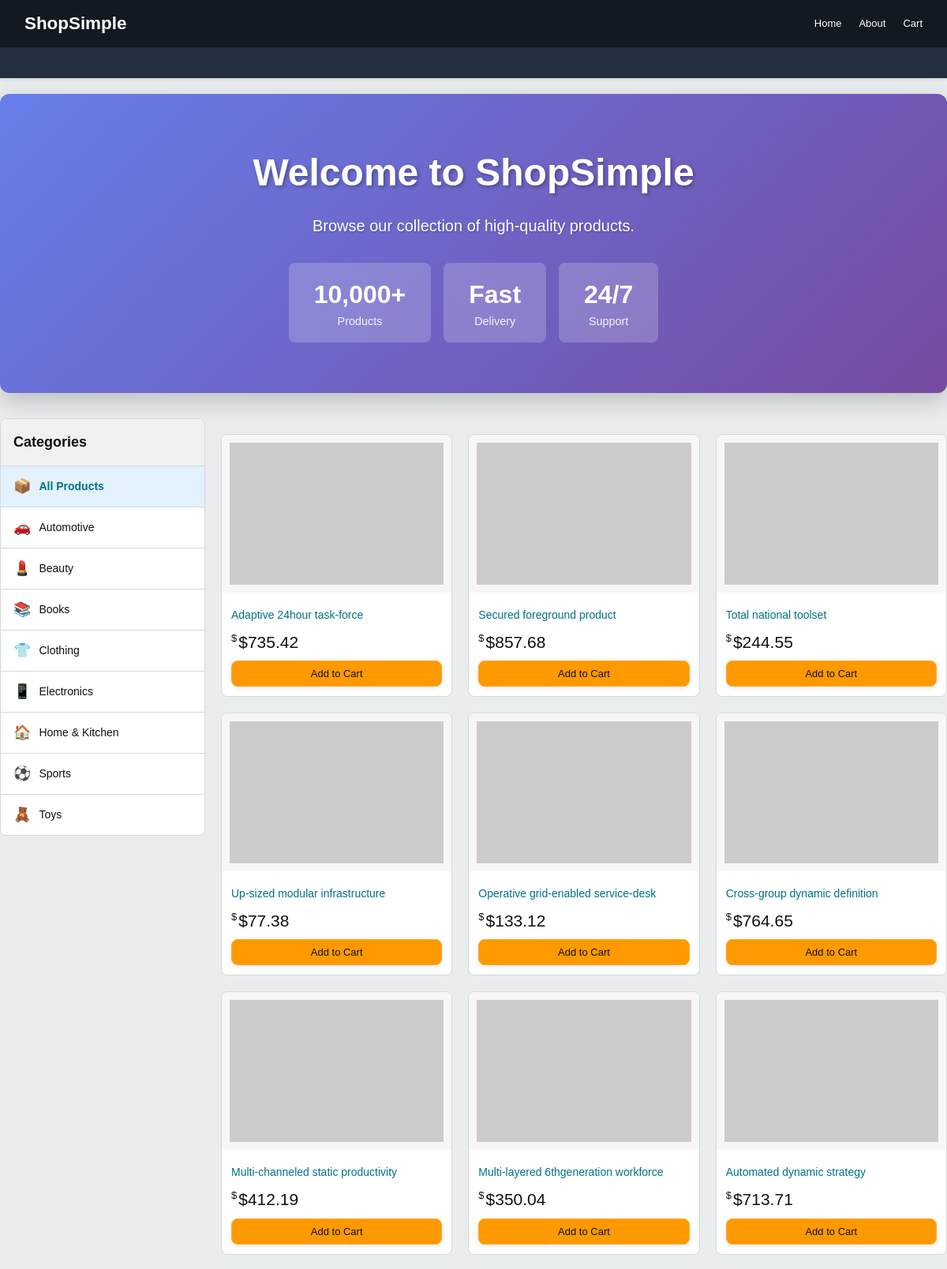
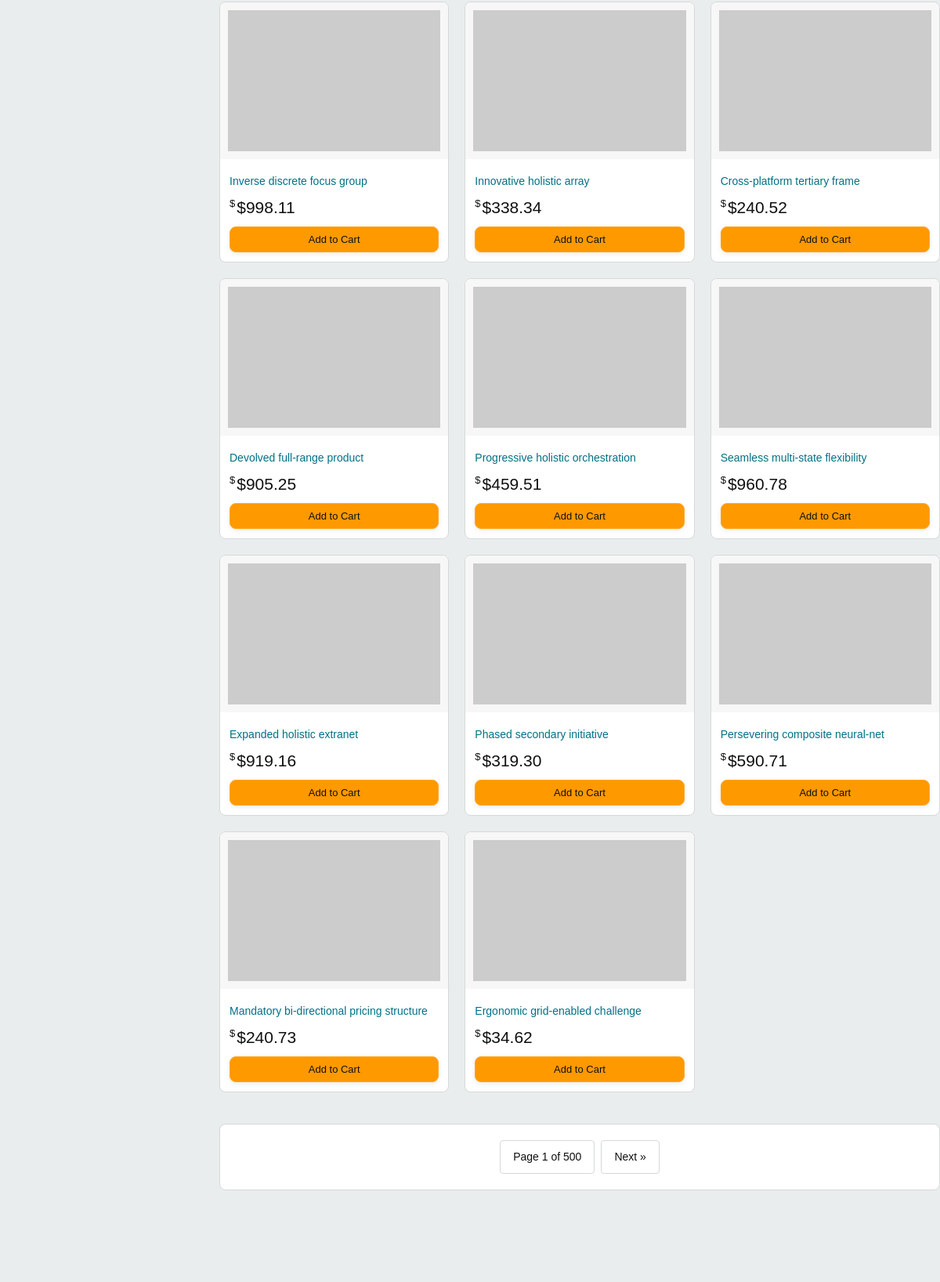
The page / (upper part) on the database its author committed (2 pictures, top to bottom).
### models.py (models this page shows, shortened)
class Product(db.Model):
    __tablename__ = 'products'
    id = db.Column(db.Integer, primary_key=True)
    name = db.Column(db.String(200), nullable=False)
    description = db.Column(db.Text)
    price = db.Column(db.Float, nullable=False)
    image_url = db.Column(db.String(500))
    stock_quantity = db.Column(db.Integer, default=0)
    category = db.Column(db.String(100), default='General')
    created_at = db.Column(db.DateTime, default=datetime.utcnow)

### app.py (the view)
@app.route('/')
def index():
    page = request.args.get('page', 1, type=int)
    category = request.args.get('category', None)
    per_page = 20
    categories = db.session.query(Product.category).distinct().order_by(Product.category).all()
    categories = [c[0] for c in categories if c[0]]
    if category:
        products = Product.query.filter_by(category=category).paginate(page=page, per_page=per_page, error_out=False)
    else:
        products = Product.query.paginate(page=page, per_page=per_page, error_out=False)
    return render_template('index.html', products=products, categories=categories, selected_category=category)

### templates/index.html (shortened to what this page needs)
{% extends 'base.html' %}
{% block content %}
<div class="hero"
    style="background: linear-gradient(135deg, #667eea 0%, #764ba2 100%); padding: 4rem 2rem; text-align: center; color: white; margin-bottom: 2rem; border-radius: 12px; box-shadow: 0 10px 30px rgba(0,0,0,0.2);">
    <h1 style="font-size: 3rem; margin-bottom: 1rem; text-shadow: 2px 2px 4px rgba(0,0,0,0.3);">Welcome to ShopSimple
    </h1>
    <p style="font-size: 1.25rem; margin-bottom: 2rem; text-shadow: 1px 1px 2px rgba(0,0,0,0.2);">Browse our collection
        of high-quality products.</p>
    <div style="display: flex; gap: 1rem; justify-content: center; flex-wrap: wrap;">
        <div
            style="background: rgba(255,255,255,0.2); padding: 1rem 2rem; border-radius: 8px; backdrop-filter: blur(10px);">
            <div style="font-size: 2rem; font-weight: bold;">10,000+</div>
            <div style="font-size: 0.9rem; opacity: 0.9;">Products</div>
        </div>
        <div
            style="background: rgba(255,255,255,0.2); padding: 1rem 2rem; border-radius: 8px; backdrop-filter: blur(10px);">
            <div style="font-size: 2rem; font-weight: bold;">Fast</div>
            <div style="font-size: 0.9rem; opacity: 0.9;">Delivery</div>
        </div>
        <div
            style="background: rgba(255,255,255,0.2); padding: 1rem 2rem; border-radius: 8px; backdrop-filter: blur(10px);">
            <div style="font-size: 2rem; font-weight: bold;">24/7</div>
            <div style="font-size: 0.9rem; opacity: 0.9;">Support</div>
        </div>
    </div>
</div>
<div class="content-with-sidebar">
    <aside class="category-sidebar">
        <h3 class="sidebar-title">Categories</h3>
        <ul class="category-list">
            <li>
                <a href="{{ url_for('index') }}" class="category-link {% if not selected_category %}active{% endif %}">
                    <span class="category-icon">📦</span>
                    All Products
                </a>
            </li>
            {% for category in categories %}
            <li>
                <a href="{{ url_for('index', category=category) }}"
                    class="category-link {% if selected_category == category %}active{% endif %}">
                    <span class="category-icon">
                        {% if category == 'Electronics' %}📱
                        {% elif category == 'Clothing' %}👕
                        {% elif category == 'Home & Kitchen' %}🏠
                        {% elif category == 'Books' %}📚
                        {% elif category == 'Sports' %}⚽
                        {% elif category == 'Toys' %}🧸
                        {% elif category == 'Beauty' %}💄
                        {% elif category == 'Automotive' %}🚗
                        {% else %}📌{% endif %}
                    </span>
                    {{ category }}
                </a>
            </li>
            {% endfor %}
        </ul>
    </aside>
    <div class="main-products-area">
        <div class="products-grid">
            {% for product in products.items %}
            <div class="product-card">
                <a href="{{ url_for('product_detail', product_id=product.id) }}">
                    {% if product.image_url %}
                    <img src="{{ product.image_url }}" alt="{{ product.name }}" class="product-image">
                    {% else %}
                    <div class="product-image"></div>
                    {% endif %}
                </a>
                <div class="product-info">
                    <a href="{{ url_for('product_detail', product_id=product.id) }}" class="product-title">{{
                        product.name }}</a>
                    <div class="product-price">${{ "%.2f"|format(product.price) }}</div>
                    <form action="{{ url_for('add_to_cart', product_id=product.id) }}" method="POST">
                        <button type="submit" class="btn btn-block">Add to Cart</button>
                    </form>
                </div>
            </div>
            {% endfor %}
        </div>
        <div class="pagination">
            <span>Page {{ products.page }} of {{ products.pages }}</span>
            {% if products.has_next %}
            <a href="{{ url_for('index', page=products.next_num, category=selected_category) }}">Next &raquo;</a>
            {% endif %}
        </div>
    </div>
</div>
{% endblock %}

### templates/base.html (shortened to what this page needs)
<!DOCTYPE html>
<html lang="en">
<head>
    <link rel="stylesheet" href="{{ url_for('static', filename='style.css') }}">
</head>
<body>
    <nav class="navbar">
        <div class="container">
            <a href="{{ url_for('index') }}" class="logo">ShopSimple</a>
            <ul class="nav-links">
                <li><a href="{{ url_for('index') }}">Home</a></li>
                <li><a href="{{ url_for('about') }}">About</a></li>
                <li><a href="{{ url_for('cart') }}">Cart</a></li>
            </ul>
        </div>
    </nav>
    <div class="container main-content">
        {% block content %}{% endblock %}
    </div>
</body>
</html>

### static/style.css (style rules this page uses)
:root { --amazon-orange: #FF9900; --amazon-dark: #131921; --amazon-light: #232F3E; --amazon-blue: #007185; --background-color: #EAEDED; --text-color: #0F1111; --card-bg: #ffffff; --border-color: #D5D9D9; --success-color: #067D62; --warning-color: #F08804; --danger-color: #B12704; }
* { box-sizing: border-box; margin: 0; padding: 0; }
body { font-family: 'Amazon Ember', Arial, sans-serif; background-color: var(--background-color); color: var(--text-color); line-height: 1.5; }
.container { max-width: 1500px; margin: 0 auto; padding: 0 20px; }
.navbar { background-color: var(--amazon-dark); padding: 0; position: sticky; top: 0; z-index: 100; box-shadow: 0 2px 4px rgba(0, 0, 0, 0.1); }
.navbar .container { display: flex; justify-content: space-between; align-items: center; padding: 6px 20px; }
.logo { font-size: 1.4rem; font-weight: 700; color: white; text-decoration: none; padding: 6px 10px; border: 1px solid transparent; transition: border-color 0.2s; }
.nav-links { list-style: none; display: flex; gap: 0; align-items: center; }
.nav-links li { margin: 0; }
.nav-links a { text-decoration: none; color: white; font-weight: 400; font-size: 13px; padding: 8px 10px; display: block; border: 1px solid transparent; transition: border-color 0.2s; }
.content-with-sidebar { display: flex; gap: 20px; margin-top: 20px; }
.category-sidebar { width: 260px; flex-shrink: 0; background: white; border: 1px solid var(--border-color); border-radius: 8px; padding: 0; height: fit-content; position: sticky; top: 80px; }
.sidebar-title { font-size: 18px; font-weight: 700; padding: 16px; margin: 0; border-bottom: 1px solid var(--border-color); background-color: #F0F2F2; border-radius: 8px 8px 0 0; }
.category-list { list-style: none; padding: 0; margin: 0; }
.category-list li { border-bottom: 1px solid var(--border-color); }
.category-list li:last-child { border-bottom: none; }
.category-link { display: flex; align-items: center; padding: 12px 16px; text-decoration: none; color: var(--text-color); font-size: 14px; transition: background-color 0.2s, color 0.2s; }
.category-link.active { background-color: #E3F2FD; color: var(--amazon-blue); font-weight: 700; }
.category-icon { margin-right: 10px; font-size: 18px; }
.main-products-area { flex: 1; min-width: 0; }
.main-content { padding: 20px 0; min-height: 80vh; }
.hero { background: linear-gradient(to bottom, rgba(0, 0, 0, 0.4), rgba(0, 0, 0, 0.1)); margin-bottom: 20px; }
.products-grid { display: grid; grid-template-columns: repeat(auto-fill, minmax(240px, 1fr)); gap: 20px; margin-top: 20px; }
.product-card { background: var(--card-bg); border: 1px solid var(--border-color); border-radius: 8px; overflow: hidden; transition: all 0.2s ease; display: flex; flex-direction: column; cursor: pointer; }
.product-image { width: 100%; height: 200px; object-fit: cover; background-color: #f7f7f7; padding: 10px; }
.product-info { padding: 12px; flex-grow: 1; display: flex; flex-direction: column; }
.product-title { font-size: 14px; margin-bottom: 8px; font-weight: 400; color: var(--amazon-blue); text-decoration: none; display: -webkit-box; -webkit-line-clamp: 2; line-clamp: 2; -webkit-box-orient: vertical; overflow: hidden; line-height: 1.4; }
.product-price { font-size: 21px; color: var(--text-color); font-weight: 400; margin-bottom: 8px; }
.product-price::before { content: '$'; font-size: 13px; vertical-align: super; margin-right: 2px; }
.btn { display: inline-block; padding: 8px 16px; background-color: var(--amazon-orange); color: var(--text-color); text-decoration: none; border-radius: 8px; text-align: center; border: 1px solid #FFA724; cursor: pointer; font-size: 13px; font-weight: 400; transition: all 0.2s; box-shadow: 0 2px 5px rgba(213, 217, 217, 0.5); }
.btn-block { display: block; width: 100%; }
.pagination { display: flex; justify-content: center; align-items: center; gap: 8px; margin-top: 40px; margin-bottom: 40px; padding: 20px; background: white; border: 1px solid var(--border-color); border-radius: 8px; }
.pagination a, .pagination span { padding: 10px 16px; border: 1px solid var(--border-color); border-radius: 4px; text-decoration: none; color: var(--text-color); background: white; font-size: 14px; min-width: 44px; text-align: center; font-weight: 500; transition: all 0.2s ease; }
.navbar::after { content: ''; display: block; background-color: var(--amazon-light); height: 39px; }

### rows shown on the page
Product: name "Adaptive 24hour task-force", price "735.42"
Product: name "Secured foreground product", price "857.68"
Product: name "Total national toolset", price "244.55"
Product: name "Up-sized modular infrastructure", price "77.38"
Product: name "Operative grid-enabled service-desk", price "133.12"
Product: name "Cross-group dynamic definition", price "764.65"
Product: name "Multi-channeled static productivity", price "412.19"
Product: name "Multi-layered 6thgeneration workforce", price "350.04"
Product: name "Automated dynamic strategy", price "713.71"
Product: name "Inverse discrete focus group", price "998.11"
Product: name "Innovative holistic array", price "338.34"
Product: name "Cross-platform tertiary frame", price "240.52"
Product: name "Devolved full-range product", price "905.25"
Product: name "Progressive holistic orchestration", price "459.51"
Product: name "Seamless multi-state flexibility", price "960.78"
Product: name "Expanded holistic extranet", price "919.16"
Product: name "Phased secondary initiative", price "319.30"
Product: name "Persevering composite neural-net", price "590.71"
Product: name "Mandatory bi-directional pricing structure", price "240.73"
Product: name "Ergonomic grid-enabled challenge", price "34.62"

### other values the page prints
{{ category }} "Automotive" "Beauty" "Books" "Clothing" "Electronics" "Home & Kitchen" "Sports" "Toys"
{{ products.page }} "1"
{{ products.pages }} "500"
